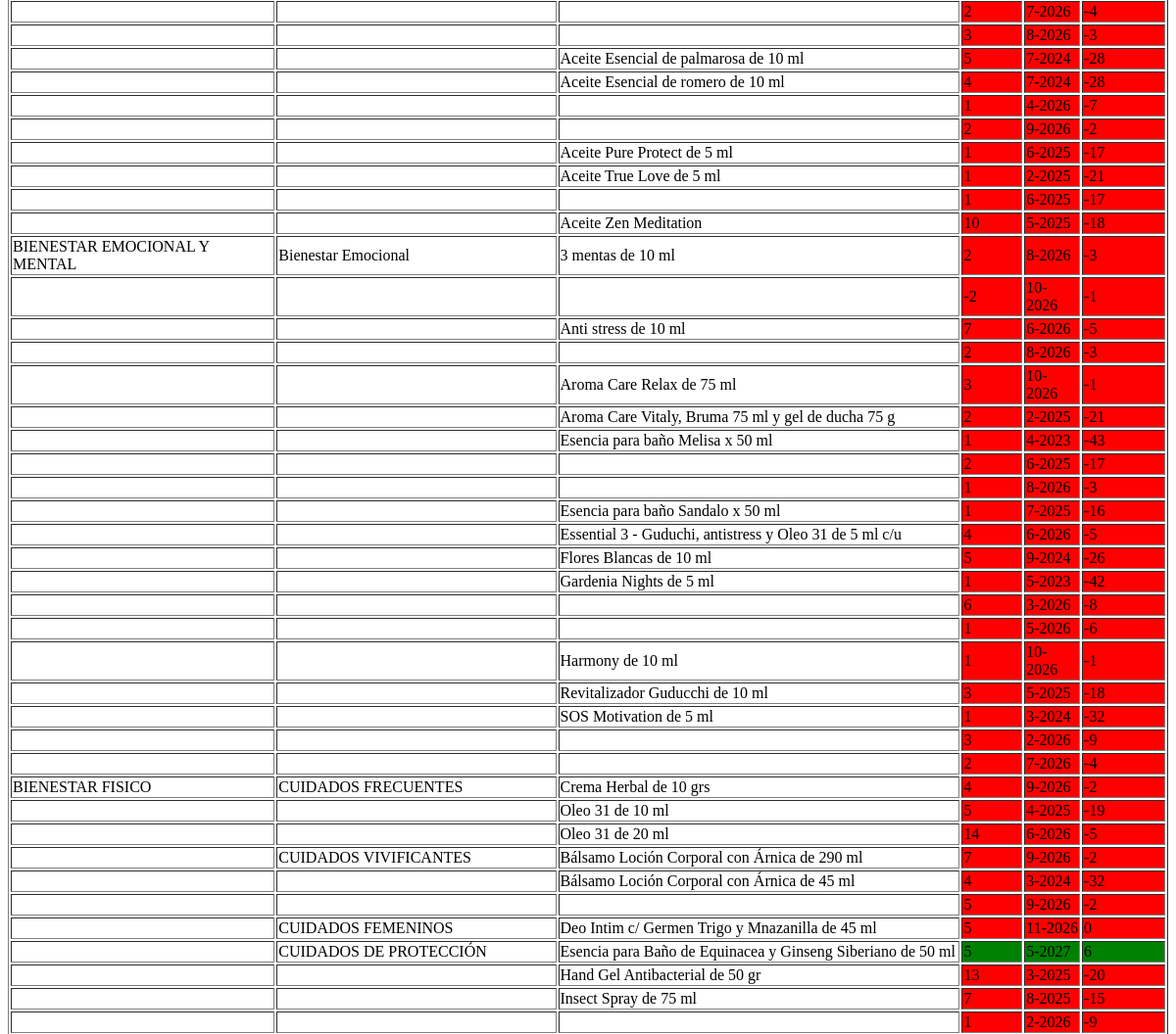
The app's page /vw (middle part), older data.
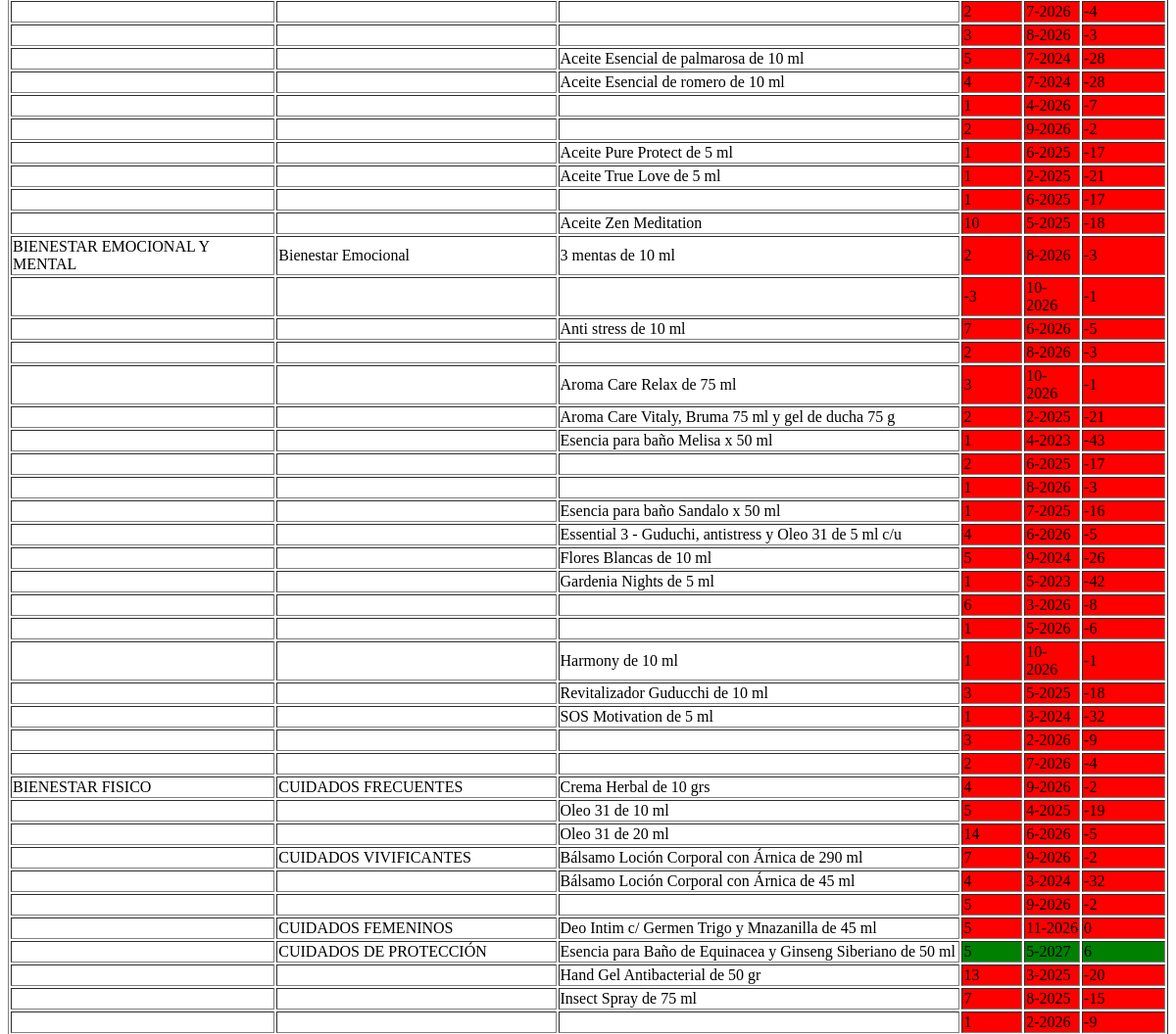
The same page, newer data.
### tables this page shows
CREATE TABLE "productos" (
	"id"	INTEGER NOT NULL UNIQUE,
	"producto"	INTEGER NOT NULL,
	"id_clase"	INTEGER NOT NULL,
	"id_subclase"	INTEGER,
	PRIMARY KEY("id"),
	FOREIGN KEY("id_clase") REFERENCES "clases"("id"),
	FOREIGN KEY("id_subclase") REFERENCES "subclases"("id")
);

CREATE TABLE "stocks" (
	"id"	INTEGER NOT NULL UNIQUE,
	"cantidad"	INTEGER NOT NULL,
	"fecha"	INTEGER NOT NULL,
	"id_producto"	INTEGER NOT NULL,
	PRIMARY KEY("id" AUTOINCREMENT),
	FOREIGN KEY("id_producto") REFERENCES "productos"("id")
);

CREATE TABLE "clases" (
	"id"	INTEGER NOT NULL UNIQUE,
	"clase"	TEXT NOT NULL,
	PRIMARY KEY("id" AUTOINCREMENT)
);

CREATE TABLE "subclases" (
	"id"	INTEGER NOT NULL UNIQUE,
	"subclase"	TEXT NOT NULL,
	"id_clase"	INTEGER NOT NULL,
	PRIMARY KEY("id" AUTOINCREMENT),
	FOREIGN KEY("id_clase") REFERENCES "clases"("id")
);

### app.py (the view)
@app.route('/vw')
def inicio_vw():
	q1 = 'select * from vw_productos'
	cursor.execute(q1)
	productos = cursor.fetchall()
	return(render_template('productos_vw.html', productos = productos))

### templates/productos_vw.html (shortened to what this page needs)
<!DOCTYPE html>
<html lang="en">
<head>
</head>
<body>
	<br><br>
	<table border="1px">
		{% for producto in productos %}
			<tr>
				{% if loop.index == 1 %}
					<td>{{ producto[0] }}</td>
					<td>{{ producto[1] }}</td>
					<td>{{ producto[2] }}</td>
					<td bgcolor=
						{% if producto[5] <= 0 %} "red"
						{% elif producto[5] <= 2 %} "yellow"
						{% else %} "green" {% endif %}>{{ producto[3] }}</td>
					<td bgcolor=
						{% if producto[5] <= 0 %} "red"
						{% elif producto[5] <= 2 %} "yellow"
						{% else %} "green" {% endif %}>{{ producto[4] }}</td>
					<td bgcolor=
						{% if producto[5] <= 0 %} "red"
						{% elif producto[5] <= 2 %} "yellow"
						{% else %} "green" {% endif %}>{{ producto[5] }}</td>
				{% else %}
					{% if loop.previtem[0] == producto[0] %}
						<td></td>
					{% else %}
						<td>{{ producto[0] }}</td>
					{% endif %}
					{% if loop.previtem[1] == producto[1] %}
						<td></td>
					{% else %}
						<td>{{ producto[1] }}</td>
					{% endif %}
					{% if loop.previtem[2] == producto[2] %}
						<td></td>
					{% else %}
						<td>{{ producto[2] }}</td>
					{% endif %}
					<td bgcolor=
						{% if producto[5] <= 0 %} "red"
						{% elif producto[5] <= 2 %} "yellow"
						{% else %} "green" {% endif %}>{{ producto[3] }}</td>
					<td bgcolor=
						{% if producto[5] <= 0 %} "red"
						{% elif producto[5] <= 2 %} "yellow"
						{% else %} "green" {% endif %}>{{ producto[4] }}</td>
					<td bgcolor=
						{% if producto[5] <= 0 %} "red"
						{% elif producto[5] <= 2 %} "yellow"
						{% else %} "green" {% endif %}>{{ producto[5] }}</td>
				{% endif %}
			</tr>
		{% endfor %}
	</table>
</body>
</html>

Row changes from the older to the newer data that the page shows:
changed stocks (number 6 of 28 on the later page): cantidad "-2" → "-3"
